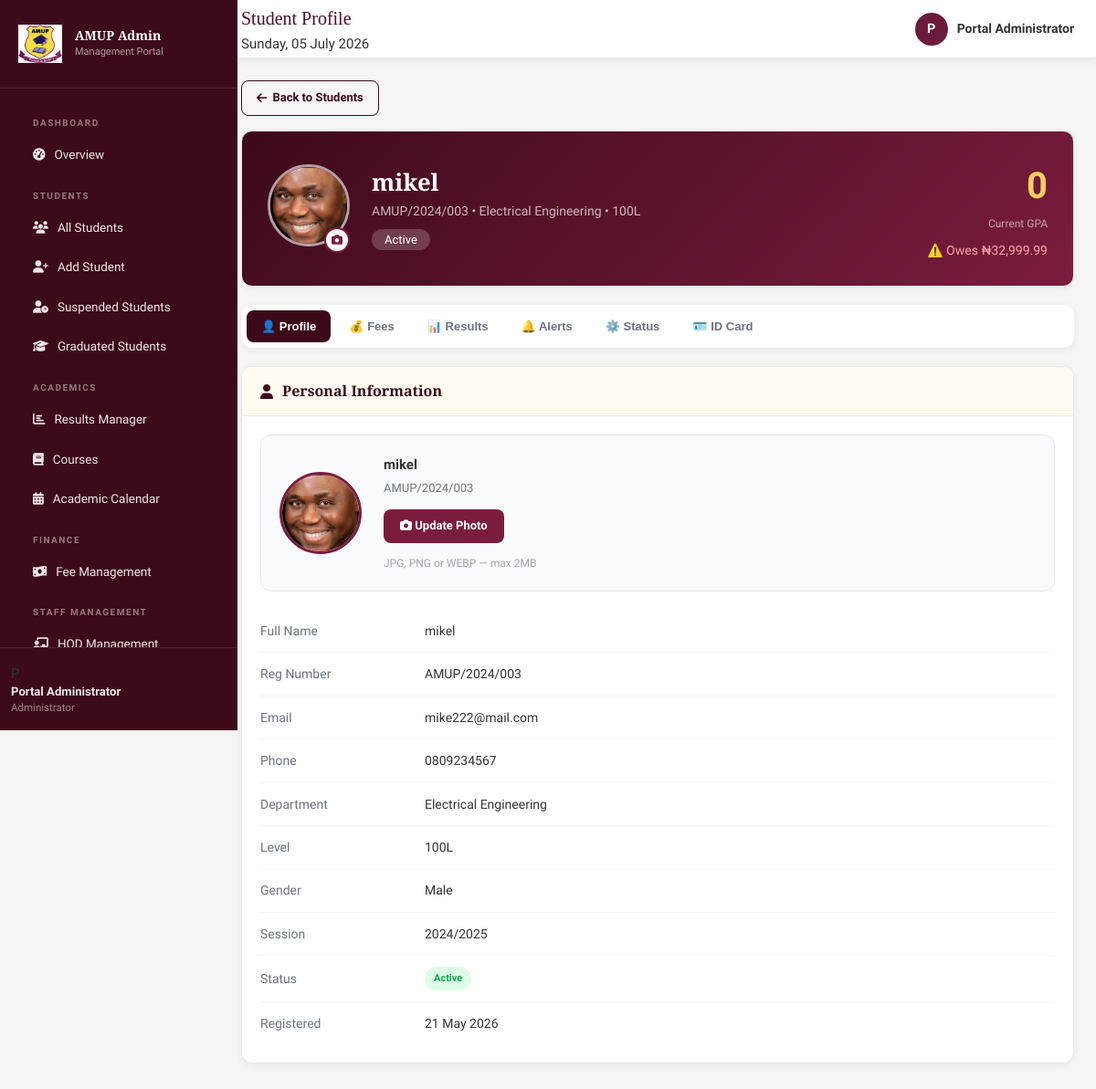
/admin/view_student.php?id=2 (signed in), run on the app's committed database.
### tables this page shows
CREATE TABLE `students` (
  `id` int(11) NOT NULL,
  `reg_number` varchar(30) NOT NULL,
  `full_name` varchar(120) NOT NULL,
  `email` varchar(120) NOT NULL,
  `phone` varchar(20) DEFAULT NULL,
  `department` varchar(100) DEFAULT NULL,
  `level` varchar(10) DEFAULT '100L',
  `session` varchar(20) DEFAULT '2024/2025',
  `gender` enum('Male','Female','Other') DEFAULT 'Male',
  `dob` date DEFAULT NULL,
  `address` text DEFAULT NULL,
  `password` varchar(255) NOT NULL,
  `status` enum('active','suspended','graduated') DEFAULT 'active',
  `exam_eligible` tinyint(1) DEFAULT 1,
  `suspension_reason` text DEFAULT NULL,
  `suspension_date` date DEFAULT NULL,
  `resumption_date` date DEFAULT NULL,
  `created_at` datetime DEFAULT current_timestamp(),
  `photo` varchar(255) DEFAULT NULL,
  `graduation_session` varchar(20) DEFAULT NULL,
  `graduation_year` int(11) DEFAULT NULL,
  `graduated_at` datetime DEFAULT NULL
);

### includes/config.php (called while the page is built, shortened)
<?php
function computeGPA($results) {
    $totalQP = 0; $totalUnits = 0;
    return $totalUnits > 0 ? round($totalQP / $totalUnits, 2) : 0.00;
}
function formatMoney($n) {
    return '₦' . number_format($n, 2);
}

### admin/view_student.php (the view, shortened to what this page needs)
<?php
$base = '../';
require_once '../includes/config.php';
$id = (int)($_GET['id'] ?? 0);
$student = $conn->query("SELECT * FROM students WHERE id=$id")->fetch_assoc();
$pageTitle  = 'Student Profile';
$resultRows = [];
$gpa        = computeGPA($resultRows);
$fees       = $conn->query("SELECT * FROM fees WHERE student_id=$id ORDER BY created_at DESC");
$feeRows    = [];
while ($f = $fees->fetch_assoc()) $feeRows[] = $f;
$totalOwed  = array_sum(array_column($feeRows, 'amount'));
$totalPaid  = array_sum(array_column($feeRows, 'amount_paid'));
$balance    = $totalOwed - $totalPaid;
?>
<!DOCTYPE html>
<html lang="en">
<head>
<link href="https://cdnjs.cloudflare.com/ajax/libs/font-awesome/6.5.0/css/all.min.css" rel="stylesheet">
<link rel="stylesheet" href="../assets/css/style.css">
</head>
<body>
<?php include '../includes/topbar.php'; ?>
<?php include '../includes/admin_sidebar.php'; ?>
<div class="main-content">
  <div style="margin-bottom:16px;">
    <a href="students.php" class="btn btn-outline"><i class="fas fa-arrow-left"></i> Back to Students</a>
  </div>
  <div class="card" style="margin-bottom:20px;background:linear-gradient(135deg,#3d0a1a,#7B1C3E);color:white;">
    <div class="card-body" style="display:flex;align-items:center;gap:24px;padding:28px;">
      <div style="position:relative;flex-shrink:0;">
        <?php if (!empty($student['photo'])): ?>
          <img src="<?= $base ?>assets/uploads/students/<?= htmlspecialchars($student['photo']) ?>"
               alt="Profile Photo" id="headerPreview" class="photo-circle"
               style="border:3px solid rgba(255,255,255,0.6);">
        <?php endif; ?>
        <label for="headerPhotoInput" title="Update student photo"
               style="position:absolute;bottom:0;right:0;width:28px;height:28px;
                      background:#fff;border-radius:50%;display:flex;align-items:center;
                      justify-content:center;cursor:pointer;border:2px solid #7B1C3E;">
          <i class="fas fa-camera" style="font-size:12px;color:#7B1C3E;"></i>
        </label>
      </div>
      <div style="flex:1;">
        <h2 style="font-size:1.6rem;font-weight:700;margin-bottom:4px;color:white;">
          <?= htmlspecialchars($student['full_name']) ?>
        </h2>
        <p style="color:rgba(255,255,255,0.7);font-size:14px;margin-bottom:8px;">
          <?= $student['reg_number'] ?> &bull; <?= $student['department'] ?> &bull; <?= $student['level'] ?>
        </p>
        <span style="background:rgba(255,255,255,0.2);padding:4px 14px;border-radius:20px;font-size:13px;">
          <?= ucfirst($student['status']) ?>
        </span>
      </div>
      <div style="text-align:right;">
        <div style="font-size:2.5rem;font-weight:700;color:#F0D060;"><?= $gpa ?></div>
        <div style="font-size:12px;color:rgba(255,255,255,0.6);">Current GPA</div>
        <div style="margin-top:8px;font-size:14px;color:<?= $balance>0?'#fca5a5':'#86efac' ?>;">
          <?= $balance>0 ? '⚠️ Owes '.formatMoney($balance) : '✅ Fees Cleared' ?>
        </div>
      </div>
    </div>
  </div>
  <div style="display:flex;gap:4px;margin-bottom:20px;background:white;padding:6px;
              border-radius:12px;box-shadow:0 2px 8px rgba(0,0,0,0.06);flex-wrap:wrap;">
    <button class="tab-btn active" onclick="showTab('info',this)">👤 Profile</button>
    <button class="tab-btn" onclick="showTab('fees',this)">💰 Fees</button>
    <button class="tab-btn" onclick="showTab('results',this)">📊 Results</button>
    <button class="tab-btn" onclick="showTab('alerts',this)">🔔 Alerts</button>
    <button class="tab-btn" onclick="showTab('status',this)">⚙️ Status</button>
    <button class="tab-btn" onclick="showTab('idcard',this)">🪪 ID Card</button>
  </div>
  <div id="tab-info" class="tab-panel">
    <div class="card">
      <div class="card-header"><h3><i class="fas fa-user"></i> Personal Information</h3></div>
      <div class="card-body">
        <div class="photo-upload-area">
          <?php if (!empty($student['photo'])): ?>
            <img src="<?= $base ?>assets/uploads/students/<?= htmlspecialchars($student['photo']) ?>"
                 alt="Profile Photo" id="tabPreview" class="photo-circle">
          <?php endif; ?>
          <div>
            <div style="font-weight:700;font-size:15px;margin-bottom:4px;"><?= htmlspecialchars($student['full_name']) ?></div>
            <div style="color:#6b7280;font-size:13px;margin-bottom:12px;"><?= $student['reg_number'] ?></div>
            <label class="photo-upload-btn">
              <i class="fas fa-camera"></i> Update Photo
            </label>
            <div style="font-size:12px;color:#9ca3af;margin-top:6px;">JPG, PNG or WEBP — max 2MB</div>
          </div>
        </div>
        <table class="info-table">
          <tr><td>Full Name</td><td><?= htmlspecialchars($student['full_name']) ?></td></tr>
          <tr><td>Reg Number</td><td><?= $student['reg_number'] ?></td></tr>
          <tr><td>Email</td><td><?= $student['email'] ?></td></tr>
          <tr><td>Phone</td><td><?= $student['phone'] ?: '—' ?></td></tr>
          <tr><td>Department</td><td><?= $student['department'] ?></td></tr>
          <tr><td>Level</td><td><?= $student['level'] ?></td></tr>
          <tr><td>Gender</td><td><?= $student['gender'] ?></td></tr>
          <tr><td>Session</td><td><?= $student['session'] ?></td></tr>
          <tr><td>Status</td><td>
            <span class="badge badge-<?= $student['status']==='active'?'success':($student['status']==='graduated'?'info':'danger') ?>">
              <?= ucfirst($student['status']) ?>
            </span>
          </td></tr>
          <tr><td>Registered</td><td><?= date('d M Y', strtotime($student['created_at'])) ?></td></tr>
        </table>
      </div>
    </div>
  </div>
</div>
</body>
</html>

### includes/topbar.php (shortened to what this page needs)
<?php
$isAdmin = isset($_SESSION['admin_id']);
$name = $isAdmin ? ($_SESSION['admin_name'] ?? 'Admin') : ($_SESSION['student_name'] ?? 'Student');
$studentPhoto = '';
?>
<header class="topbar">
  <div class="topbar-left">
    <div>
      <div class="topbar-title"><?= $pageTitle ?? 'Dashboard' ?></div>
      <div class="topbar-sub"><?= date('l, d F Y') ?></div>
    </div>
  </div>
  <div class="topbar-right">
    <div style="display:flex;align-items:center;gap:10px;">
      <?php if (!$isAdmin && $studentPhoto): ?>
        <img src="<?= $base ?>assets/uploads/students/<?= htmlspecialchars($studentPhoto) ?>"
             alt="<?= htmlspecialchars($name) ?>"
             style="width:36px;height:36px;border-radius:50%;object-fit:cover;border:2px solid var(--maroon);">
      <?php else: ?>
        <div style="width:36px;height:36px;font-size:0.9rem;background:var(--maroon);color:white;border-radius:50%;display:flex;align-items:center;justify-content:center;font-weight:700;">
          <?= strtoupper(substr($name, 0, 1)) ?>
        </div>
      <?php endif; ?>
      <span style="font-size:0.875rem;font-weight:600;color:var(--gray-800);">
        <?= htmlspecialchars($name) ?>
      </span>
    </div>
  </div>
</header>

### includes/admin_sidebar.php (shortened to what this page needs)
<?php
$currentPage = basename($_SERVER['PHP_SELF']);
?>
<aside class="sidebar" id="sidebar">
  <div class="sidebar-brand">
    <img src="<?= $base ?>assets/img/logo.png" class="sidebar-logo" alt="AMUP Logo">
    <div class="sidebar-brand-text">
      <div class="name">AMUP Admin</div>
      <div class="sub">Management Portal</div>
    </div>
  </div>
  <nav class="sidebar-nav">
    <div class="nav-section">DASHBOARD</div>
    <a href="<?= $base ?>admin/dashboard.php"
       class="nav-item <?= $currentPage === 'dashboard.php' ? 'active' : '' ?>">
      <i class="fas fa-tachometer-alt"></i> Overview
    </a>
    <div class="nav-section">STUDENTS</div>
    <a href="<?= $base ?>admin/students.php"
       class="nav-item <?= $currentPage === 'students.php' ? 'active' : '' ?>">
      <i class="fas fa-users"></i> All Students
    </a>
    <a href="<?= $base ?>admin/add_student.php"
       class="nav-item <?= $currentPage === 'add_student.php' ? 'active' : '' ?>">
      <i class="fas fa-user-plus"></i> Add Student
    </a>
    <a href="<?= $base ?>admin/suspended_students.php"
       class="nav-item <?= $currentPage === 'suspended_students.php' ? 'active' : '' ?>">
      <i class="fas fa-user-clock"></i> Suspended Students
    </a>
    <a href="<?= $base ?>admin/graduated_students.php"
       class="nav-item <?= $currentPage === 'graduated_students.php' ? 'active' : '' ?>">
      <i class="fas fa-graduation-cap"></i> Graduated Students
    </a>
    <div class="nav-section">ACADEMICS</div>
    <a href="<?= $base ?>admin/results.php"
       class="nav-item <?= $currentPage === 'results.php' ? 'active' : '' ?>">
      <i class="fas fa-chart-bar"></i> Results Manager
    </a>
    <a href="<?= $base ?>admin/courses.php"
       class="nav-item <?= $currentPage === 'courses.php' ? 'active' : '' ?>">
      <i class="fas fa-book"></i> Courses
    </a>
    <a href="<?= $base ?>admin/calendar.php"
       class="nav-item <?= $currentPage === 'calendar.php' ? 'active' : '' ?>">
      <i class="fas fa-calendar-alt"></i> Academic Calendar
    </a>
    <div class="nav-section">FINANCE</div>
    <a href="<?= $base ?>admin/fees.php"
       class="nav-item <?= $currentPage === 'fees.php' ? 'active' : '' ?>">
      <i class="fas fa-money-bill-wave"></i> Fee Management
    </a>
    <div class="nav-section">STAFF MANAGEMENT</div>
    <a href="<?= $base ?>admin/hod.php"
       class="nav-item <?= $currentPage === 'hod.php' ? 'active' : '' ?>">
      <i class="fas fa-chalkboard-teacher"></i> HOD Management
    </a>
  </nav>
  <div class="sidebar-footer">
    <div class="user-info">
      <div class="user-avatar"><?= strtoupper(substr($_SESSION['admin_name'], 0, 1)) ?></div>
      <div>
        <div style="font-size:0.82rem;color:rgba(255,255,255,0.9);font-weight:600;line-height:1.2;">
          <?= htmlspecialchars($_SESSION['admin_name']) ?>
        </div>
        <div style="font-size:0.72rem;color:rgba(255,255,255,0.5);">Administrator</div>
      </div>
    </div>
  </div>
</aside>

### admin/view_student.php (style rules this page uses)
.tab-btn { padding:10px 16px; border:none; border-radius:8px; cursor:pointer; font-size:13px; font-weight:600; background:transparent; color:#6b7280; transition:all 0.2s; }
.tab-btn.active { background:#3d0a1a; color:white; }
.photo-upload-area { display:flex; align-items:center; gap:24px; padding:20px; background:#f9fafb; border-radius:12px; border:1.5px solid #e5e7eb; margin-bottom:20px; }
.photo-circle { width:90px; height:90px; border-radius:50%; flex-shrink:0; object-fit:cover; border:3px solid #7B1C3E; }
.photo-upload-btn { display:inline-block; padding:8px 18px; background:#7B1C3E; color:#fff; border-radius:8px; font-size:13px; font-weight:600; cursor:pointer; position:relative; overflow:hidden; border:none; }

### data on the page
students: photo (picture), full_name "mikel", reg_number "AMUP/2024/003", department "Electrical Engineering", level "100L", status "Active", email "mike222@mail.com", phone "0809234567", gender "Male", session "2024/2025", created_at "21 May 2026"

### other printed values
$pageTitle "Student Profile"
substr($name, 0, 1) "P"
$name "Portal Administrator"
substr($_SESSION['admin_name'], 0, 1) "P"
$_SESSION['admin_name'] "Portal Administrator"
$gpa "0"
formatMoney($balance) "₦32,999.99"
